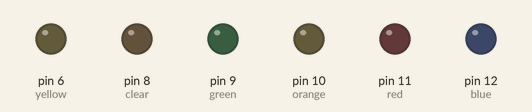
Recording of a sketch running on a simulated Arduino Uno, built with avr-gcc and run on an emulated ATmega328P. On the bench: output pins drawn as LEDs (lit = HIGH).

Above: at 0.05 s.
At 0.36 s:
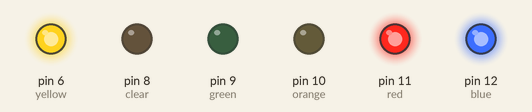
At 0.69 s:
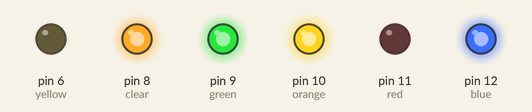
At 1.36 s:
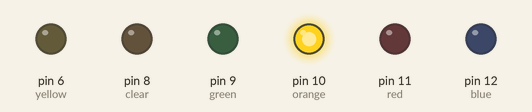
At 1.9 s:
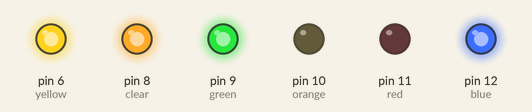
At 2.93 s:
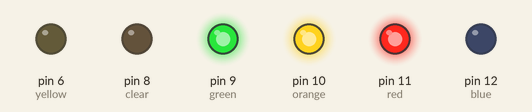
Timing chart, 0 to 3.2 s (numbered marks = the images above):
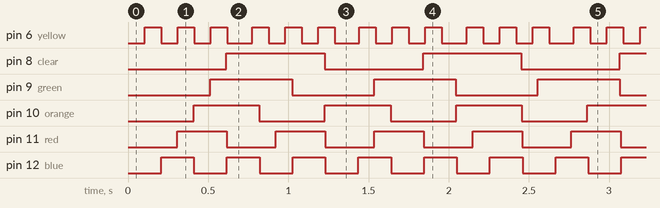

Measured:
- by itself, pin 6 (yellow): alternates HIGH for 0.10 s and LOW for 0.10 s
- by itself, pin 8 (clear): alternates HIGH for 0.61 s and LOW for 0.61 s
- by itself, pin 9 (green): alternates HIGH for 0.51 s and LOW for 0.51 s
- by itself, pin 10 (orange): alternates HIGH for 0.41 s and LOW for 0.41 s
- by itself, pin 11 (red): alternates HIGH for 0.31 s and LOW for 0.31 s
- by itself, pin 12 (blue): alternates HIGH for 0.21 s and LOW for 0.21 s

The sketch:

IR_remote_switchVAR.ino
```cpp
#define state0 0
#define state1 1
#define state2 2
#define state3 3
#define state4 4

//uint8_t stateP1 = 0;
//uint8_t stateP2 = 0;
//uint8_t stateP3 = 0;
//uint8_t stateP4 = 0;
//uint8_t stateP5 = 0;
//uint8_t stateP6= 0;
//uint16_t counterP1 = 0;
//uint16_t counterP2 = 0;
//uint16_t counterP3 = 0;
//uint16_t counterP4 = 0;
//uint16_t counterP5 = 0;
//uint16_t counterP6 = 0;

#define yellow 6
#define blue 12
#define red 11
#define orange 10
#define green 9
#define clear 8


void setup()
{
  Serial.begin(9600);

  pinMode(yellow, OUTPUT);
  pinMode(blue, OUTPUT);
  pinMode(red, OUTPUT);
  pinMode(orange, OUTPUT);
  pinMode(green, OUTPUT);
  pinMode(clear, OUTPUT);
}

void loop()
{
  delay(1);
  illumiPattern1();

  illumiPattern2();

  illumiPattern3();

  illumiPattern4();

  illumiPattern5();

  illumiPattern6();

}

// different Flashlight pattern 1-6
void illumiPattern1()
{
  static uint8_t stateP1 = 0;
  static uint16_t counterP1 = 0;
  static int count3 = 3;
  static int count = 0;
  switch(stateP1)
  {
    case state0:
    {
      counterP1 = 0;
      stateP1 ++;
      break;
    }

    case state1:
    {
      counterP1 ++;
      if(counterP1 >= 100)
      {
        counterP1 = 0;
        stateP1 ++;
      }
      break;
    }

    case state2:
    {
      digitalWrite(yellow, HIGH);
      counterP1 = 0;
      stateP1 ++;
      break;
    }

    case state3:
    {
      counterP1 ++;
      if(counterP1 >= 100)
      {
        counterP1 = 0;
        stateP1 ++;
      }
      break;
    }

    case state4:
    {
      digitalWrite(yellow, LOW);

      stateP1 = 1;
      count ++;
      break;

    }
  }
  //Serial.println(count);
  if (count == count3 && counterP1 == 50)
  {
    stateP1 = 1;
    counterP1 = 0;
    count = 0;
  }
}

void illumiPattern2()
{
  static uint8_t stateP2 = 0;
  static uint16_t counterP2 = 0;
  switch(stateP2)
  {
    case state0:
    {
      counterP2 = 0;
      stateP2 ++;
      break;
    }

    case state1:
    {
      counterP2 ++;
      if(counterP2 >= 200)
      {
        counterP2 = 0;
        stateP2 ++;
      }
      break;
    }

    case state2:
    {
      digitalWrite(blue, HIGH);
      counterP2 = 0;
      stateP2 ++;
      break;
    }

    case state3:
    {
      counterP2 ++;
      if(counterP2 >= 200)
      {
        counterP2 = 0;
        stateP2 ++;
      }
      break;
    }

    case state4:
    {
      digitalWrite(blue, LOW);
      stateP2 = 1;
      break;
    }
  }
}

void illumiPattern3()
{
  static uint8_t stateP3 = 0;
  static uint16_t counterP3 = 0;
  switch(stateP3)
  {
    case state0:
    {
      counterP3 = 0;
      stateP3 ++;
      break;
    }

    case state1:
    {
      counterP3 ++;
      if(counterP3 >= 300)
      {
        counterP3 = 0;
        stateP3 ++;
      }
      break;
    }

    case state2:
    {
      digitalWrite(red, HIGH);
      counterP3 = 0;
      stateP3 ++;
      break;
    }

    case state3:
    {
      counterP3 ++;
      if(counterP3 >= 300)
      {
        counterP3 = 0;
        stateP3 ++;
      }
      break;
    }

    case state4:
    {
      digitalWrite(red, LOW);
      stateP3 = 1;
      break;
    }
  }
}


void illumiPattern4()
{
  static uint8_t stateP4 = 0;
  static uint16_t counterP4 = 0;
  switch(stateP4)
  {
    case state0:
    {
      counterP4 = 0;
      stateP4 ++;
      break;
    }

    case state1:
    {
      counterP4 ++;
      if(counterP4 >= 400)
      {
        counterP4 = 0;
        stateP4 ++;
      }
      break;
    }

    case state2:
    {
      digitalWrite(orange, HIGH);
      counterP4 = 0;
      stateP4 ++;
      break;
    }

    case state3:
    {
      counterP4 ++;
      if(counterP4 >= 400)
      {
        counterP4 = 0;
        stateP4 ++;
      }
      break;
    }

    case state4:
    {
      digitalWrite(orange, LOW);

      stateP4 = 1;
      break;
    }
  }
}

void illumiPattern5()
{
  static uint8_t stateP5 = 0;
  static uint16_t counterP5 = 0;
  switch(stateP5)
  {
    case state0:
    {
      counterP5 = 0;
      stateP5 ++;
      break;
    }

    case state1:
    {
      counterP5 ++;
      if(counterP5 >= 500)
      {
        counterP5 = 0;
        stateP5 ++;
      }
      break;
    }

    case state2:
    {
      digitalWrite(green, HIGH);
      counterP5 = 0;
      stateP5 ++;
      break;
    }

    case state3:
    {
      counterP5 ++;
      if(counterP5 >= 500)
      {
        counterP5 = 0;
        stateP5 ++;
      }
      break;
    }

    case state4:
    {
      digitalWrite(green, LOW);

      stateP5 = 1;
      break;
    }
  }
}

void illumiPattern6()
{
  static uint8_t stateP6= 0;
  static uint16_t counterP6 = 0;
  switch(stateP6)
  {
    case state0:
    {
      counterP6 = 0;
      stateP6 ++;
      break;
    }

    case state1:
    {
      counterP6 ++;
      if(counterP6 >= 600)
      {
        counterP6 = 0;
        stateP6 ++;
      }
      break;
    }

    case state2:
    {
      digitalWrite(clear, HIGH);
      counterP6 = 0;
      stateP6 ++;
      break;
    }

    case state3:
    {
      counterP6 ++;
      if(counterP6 >= 600)
      {
        counterP6 = 0;
        stateP6 ++;
      }
      break;
    }

    case state4:
    {
      digitalWrite(clear, LOW);

      stateP6 = 1;
      break;
    }
  }
}
```
